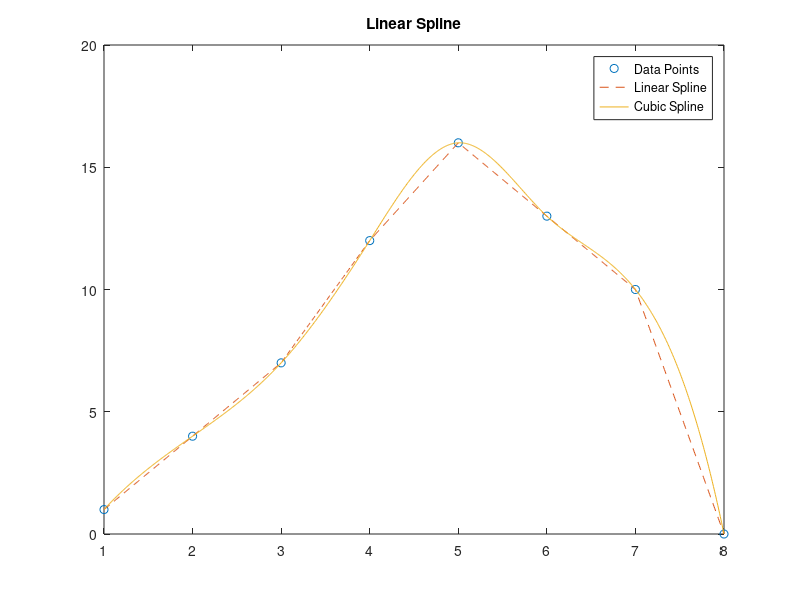

MATLAB code to generate this figure:
clear all;
clc;

% Define data points
x = [1 2 3 4 5 6 7 8];
y = [1 4 7 12 16 13 10 0];

% Evaluation points
xx = linspace(min(x), max(x), 1000);

% Use built-in interpolation: linear and cubic (spline)
yy = interp1(x,y,xx,"linear");
yy_cubic = interp1(x,y,xx,"spline");

% Plot both results for comparison
plot(x, y, 'o', xx, yy, '--', xx, yy_cubic, '-');
title('Linear Spline');
legend('Data Points', 'Linear Spline', 'Cubic Spline');
